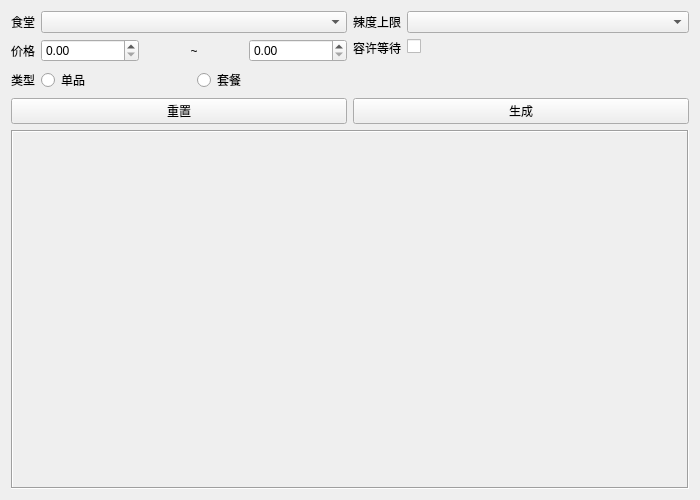
<?xml version="1.0" encoding="UTF-8"?>
<ui version="4.0">
 <class>RandomTab</class>
 <widget class="QWidget" name="RandomTab">
  <property name="geometry">
   <rect>
    <x>0</x>
    <y>0</y>
    <width>700</width>
    <height>500</height>
   </rect>
  </property>
  <property name="sizePolicy">
   <sizepolicy hsizetype="Expanding" vsizetype="Expanding">
    <horstretch>0</horstretch>
    <verstretch>0</verstretch>
   </sizepolicy>
  </property>
  <property name="windowTitle">
   <string>Form</string>
  </property>
  <layout class="QVBoxLayout" name="verticalLayout_4">
   <item>
    <layout class="QHBoxLayout" name="form">
     <property name="sizeConstraint">
      <enum>QLayout::SetDefaultConstraint</enum>
     </property>
     <item>
      <layout class="QFormLayout" name="form_left">
       <property name="sizeConstraint">
        <enum>QLayout::SetDefaultConstraint</enum>
       </property>
       <item row="0" column="0">
        <widget class="QLabel" name="label_canteen">
         <property name="sizePolicy">
          <sizepolicy hsizetype="Preferred" vsizetype="Preferred">
           <horstretch>0</horstretch>
           <verstretch>0</verstretch>
          </sizepolicy>
         </property>
         <property name="text">
          <string>食堂</string>
         </property>
         <property name="alignment">
          <set>Qt::AlignCenter</set>
         </property>
        </widget>
       </item>
       <item row="0" column="1">
        <widget class="QComboBox" name="comboBox_canteen"/>
       </item>
       <item row="1" column="0">
        <widget class="QLabel" name="label_price">
         <property name="text">
          <string>价格</string>
         </property>
         <property name="alignment">
          <set>Qt::AlignCenter</set>
         </property>
        </widget>
       </item>
       <item row="1" column="1">
        <layout class="QHBoxLayout" name="horizontalLayout_price">
         <item>
          <widget class="QDoubleSpinBox" name="doubleSpinBox_priceLwr"/>
         </item>
         <item>
          <widget class="QLabel" name="label">
           <property name="text">
            <string>~</string>
           </property>
           <property name="alignment">
            <set>Qt::AlignCenter</set>
           </property>
          </widget>
         </item>
         <item>
          <widget class="QDoubleSpinBox" name="doubleSpinBox_priceUpr"/>
         </item>
        </layout>
       </item>
       <item row="2" column="0">
        <widget class="QLabel" name="label_type">
         <property name="text">
          <string>类型</string>
         </property>
         <property name="alignment">
          <set>Qt::AlignCenter</set>
         </property>
        </widget>
       </item>
       <item row="2" column="1">
        <layout class="QHBoxLayout" name="horizontalLayout_type">
         <item>
          <widget class="QRadioButton" name="radioButton_single">
           <property name="text">
            <string>单品</string>
           </property>
          </widget>
         </item>
         <item>
          <widget class="QRadioButton" name="radioButton_set">
           <property name="text">
            <string>套餐</string>
           </property>
          </widget>
         </item>
        </layout>
       </item>
      </layout>
     </item>
     <item>
      <layout class="QFormLayout" name="form_right">
       <item row="0" column="0">
        <widget class="QLabel" name="label_spicy">
         <property name="text">
          <string>辣度上限</string>
         </property>
        </widget>
       </item>
       <item row="0" column="1">
        <widget class="QComboBox" name="comboBox_spicy"/>
       </item>
       <item row="1" column="0">
        <widget class="QLabel" name="label_nowait">
         <property name="text">
          <string>容许等待</string>
         </property>
        </widget>
       </item>
       <item row="1" column="1">
        <widget class="QCheckBox" name="checkBox_nowait">
         <property name="text">
          <string/>
         </property>
        </widget>
       </item>
      </layout>
     </item>
    </layout>
   </item>
   <item>
    <layout class="QHBoxLayout" name="buttons">
     <item>
      <widget class="QPushButton" name="reset">
       <property name="text">
        <string>重置</string>
       </property>
      </widget>
     </item>
     <item>
      <widget class="QPushButton" name="confirm">
       <property name="text">
        <string>生成</string>
       </property>
      </widget>
     </item>
    </layout>
   </item>
   <item>
    <widget class="QScrollArea" name="scrollArea">
     <property name="frameShape">
      <enum>QFrame::Box</enum>
     </property>
     <property name="widgetResizable">
      <bool>true</bool>
     </property>
     <widget class="QWidget" name="scrollAreaWidgetContents">
      <property name="geometry">
       <rect>
        <x>0</x>
        <y>0</y>
        <width>674</width>
        <height>328</height>
       </rect>
      </property>
      <layout class="QGridLayout" name="gridLayout"/>
     </widget>
    </widget>
   </item>
  </layout>
 </widget>
 <resources/>
 <connections/>
</ui>
